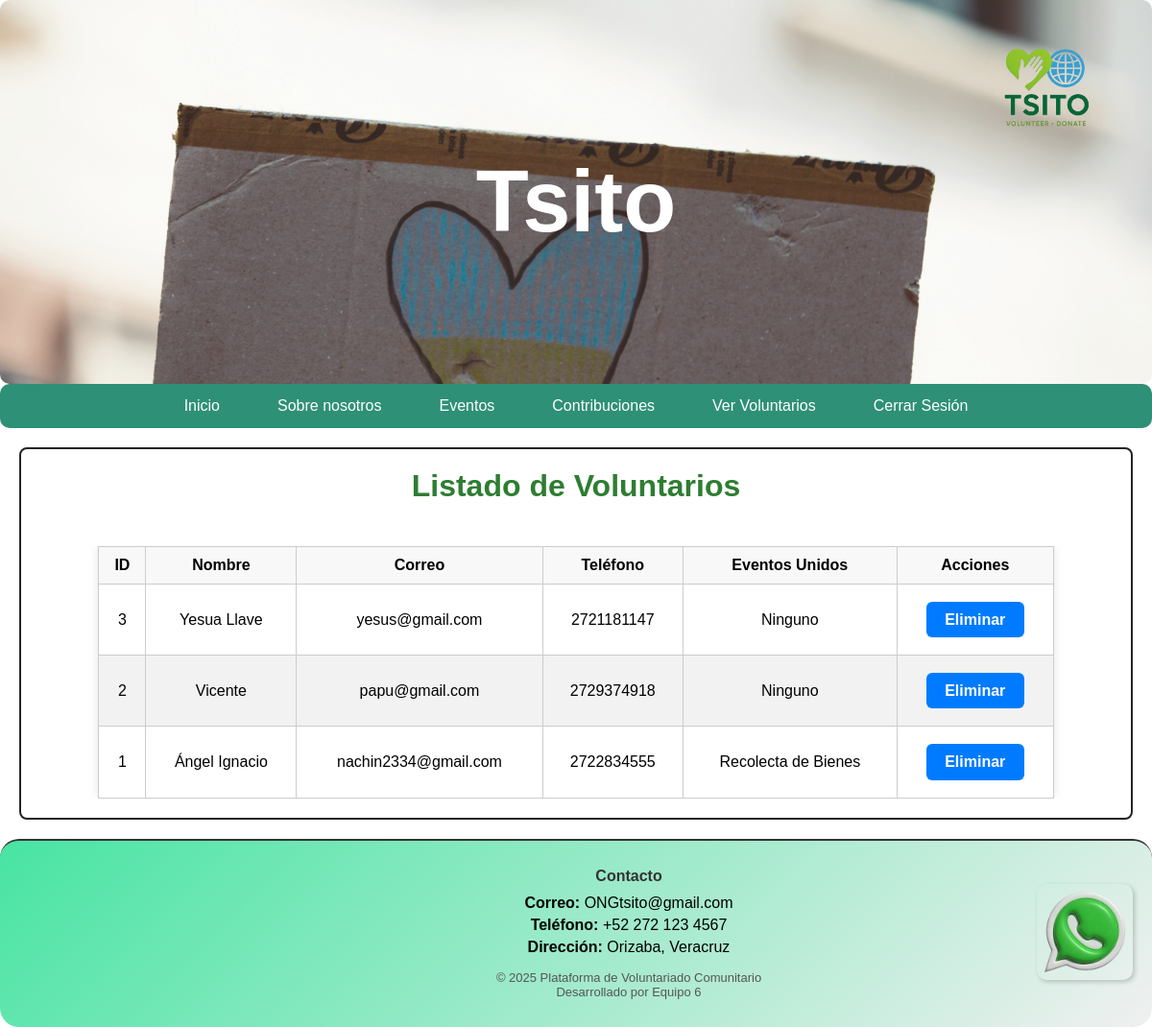
The page /voluntarios.php?accion=listar (signed in) on the database its author committed.
### tables this page shows
CREATE TABLE `voluntarios` (
  `id` int(11) NOT NULL,
  `NOMBRE` varchar(50) NOT NULL,
  `APELLIDOPATERNO` varchar(50) NOT NULL,
  `APELLIDOMATERNO` varchar(50) NOT NULL,
  `CORREO` varchar(100) NOT NULL,
  `SEXO` enum('Masculino','Femenino','Otro') NOT NULL,
  `TELEFONO` varchar(20) DEFAULT NULL,
  `CONTRASEÑA` varchar(100) NOT NULL
);

### Controller/VoluntarioController.php (called while the page is built, shortened)
<?php
require_once("Model/MdlVoluntario.php");
class VoluntarioController {
    public function listar() {
    $voluntarios = Voluntario::obtenerTodos();
    include("view/voluntarios/lista.php");
    }
}

### Model/MdlVoluntario.php (called while the page is built, shortened)
<?php
require_once("AccesoDatos.php");
class Voluntario {
    public static function obtenerTodos() {
    $db = new AccesoDatos();
    $db->conectar();
    $res = $db->ejecutarConsulta("SELECT * FROM voluntarios ORDER BY ID DESC");
    return $res;
    }
}

### Model/AccesoDatos.php (called while the page is built, shortened)
<?php
class AccesoDatos {
    private $oConexion = null;
    public function conectar() {
        $bRet = false;
        try {
            $this->oConexion = new PDO(
                "mysql:host=localhost;dbname=tsito1", "root", "",
                array(PDO::MYSQL_ATTR_INIT_COMMAND => "SET NAMES 'UTF8'")
            );
            $this->oConexion->setAttribute(PDO::ATTR_ERRMODE, PDO::ERRMODE_EXCEPTION);
            $bRet = true;
        } catch (PDOException $e) {
            die("<strong>Error al conectar con la base de datos:</strong><br>" . $e->getMessage());
        }
        return $bRet;
    }
    public function desconectar() {
        if ($this->oConexion != null) {
            $this->oConexion = null;
        }
        return true;
    }
    public function ejecutarConsulta($psConsulta) {
        $arrRS = [];
        $rst = null;
        try {
            $rst = $this->oConexion->query($psConsulta);
        } catch (Exception $e) {
            throw $e;
        }
        if ($rst) {
            $arrRS = $rst->fetchAll(PDO::FETCH_ASSOC);
        }
        return $arrRS;
    }
}
?>

### View/voluntarios/lista.php (the view, shortened to what this page needs)
<?php include("menu.php"); ?>
<div class="contenedor">
    <main class="contenido">
        <h2 style="text-align:center;">Listado de Voluntarios</h2>
        <div class="tabla-responsive">
          <table class="tabla-contribuciones" style="margin: auto;">
              <thead >
                  <tr>
                      <th>ID</th>
                      <th>Nombre</th>
                      <th>Correo</th>
                      <th>Teléfono</th>
                      <th>Eventos Unidos</th>
                      <th>Acciones</th>
                  </tr>
              </thead>
              <tbody>
                  <?php foreach ($voluntarios as $voluntario): ?>
                  <tr>
                      <td><?= htmlspecialchars($voluntario["id"]) ?></td>
                      <td><?= htmlspecialchars($voluntario["NOMBRE"]) ?></td>
                      <td><?= htmlspecialchars($voluntario["CORREO"]) ?></td>
                      <td><?= htmlspecialchars($voluntario["TELEFONO"]) ?></td>
                      <td>
                          <?php if (!empty($voluntario["EVENTOS"])): ?>
                              <?= implode(", <br><br>", array_map("htmlspecialchars", $voluntario["EVENTOS"])) ?>
                          <?php else: ?>
                              Ninguno
                          <?php endif; ?>
                      </td>
                      <td>
                          <a  class="btn-editar" href="voluntarios.php?accion=eliminar&id=<?= urlencode($voluntario["id"]) ?>" class="accion-popup">Eliminar</a>
                      </td>
                  </tr>
                  <?php endforeach; ?>
              </tbody>
          </table>
        </div>
    </main>
</div>

### voluntarios.php (shortened to what this page needs)
<?php
require_once("Controller/VoluntarioController.php");
$accion = $_GET["accion"] ?? "perfil";
$controlador = new VoluntarioController();
if (method_exists($controlador, $accion)) {
    $controlador->$accion();
} else {
    echo "Acción '$accion' no válida.";
}

### menu.php
<nav>
  <a href="index.php">Inicio</a>
  <a href="index.php#about">Sobre nosotros</a>
  <a href="eventos.php">Eventos</a>
  <a href="contribuciones.php">Contribuciones</a>
  <?php if (isset($_SESSION["loggedin"]) && $_SESSION["loggedin"] === true): ?>
    <?php if (!empty($_SESSION["esAdmin"])): ?>
      <a href="voluntarios.php?accion=listar">Ver Voluntarios</a>
    <?php else: ?>
      <a href="voluntarios.php?accion=perfil">Mi Perfil</a>
      <a href="eventos.php?accion=misEventos">Mis Eventos</a>
    <?php endif; ?>
    <a href="logout.php">Cerrar Sesión</a>
  <?php else: ?>
    <a href="login.php">Iniciar sesión/ Registrarse</a>
  <?php endif; ?>
</nav>

### CSS/formulario.css (style rules this page uses)
.btn-editar, .btn-crearEvento { display: block; margin: 0.5rem auto; padding: 0.6rem 1.2rem; background-color: #4caf50; color: #fff; border-radius: 6px; text-decoration: none; font-weight: 600; transition: background-color 0.3s ease; text-align: center; width: fit-content; }
.contenedor { display: flex; flex: 1; padding: 20px; gap: 20px; align-items: flex-start; flex-wrap: wrap; }
.contenido { background-color: rgb(255, 255, 255); padding: 20px 25px; border-radius: 8px; border: 2px solid #252424; width: 300px; flex: none; margin: 0 auto; }
.contenido h2 { color: #2e7d32; font-size: 2rem; text-align: center; margin-bottom: 1.5rem; }

### CSS/style.css (style rules this page uses)
.tabla-contribuciones { width: 90%; margin: 0 auto; border-collapse: collapse; box-shadow: 0 0 10px rgba(0,0,0,0.1); font-family: Arial, sans-serif; }
.tabla-contribuciones th, .tabla-contribuciones td { padding: 10px; border: 1px solid #ccc; text-align: center; }
.tabla-contribuciones th { background-color: #f8f8f8; font-weight: bold; }
.tabla-contribuciones tr:nth-child(even) { background-color: #f2f2f2; }
.btn-editar { background-color: #007bff; }
.tabla-responsive { overflow-x: auto; }
* { margin: 0; padding: 0; box-sizing: border-box; }
body { font-family: Arial, sans-serif; min-height: 100vh; display: flex; flex-direction: column; }
.header-con-slider { position: relative; height: 400px; width: 100%; overflow: hidden; border-radius: 10px; }
.slider { position: relative; width: 100%; height: 100%; overflow: hidden; opacity: 0.9; }
.slide { width: 100%; height: 100%; object-fit: cover; position: absolute; top: 0; left: 0; opacity: 0; transition: opacity 1s ease-in-out; }
.slide.active { opacity: 1; z-index: 1; }
.header-content { position: absolute !important; top: 10px; left: 0; z-index: 999; width: 100%; height: 100%; display: flex; flex-direction: row; justify-content: center; align-items: center; color: white; background: rgba(0, 0, 0, 0); }
.logo { height: 80px; margin-right: 15px; position: absolute; top: 20px; right: 30px; width: 130px; height: auto; z-index: 20; }
.titulo { font-size: 90px; font-weight: bold; }
nav { background-color: #2e9076; overflow: hidden; display: flex; justify-content: center; flex-wrap: wrap; border-radius: 10px; }
nav a { color: white; padding: 14px 30px; text-decoration: none; text-align: center; }
.contenedor > main { flex-grow: 1; min-width: 300px; }
main { flex: 1; display: flex; flex-direction: column; gap: 20px; }
.custom-footer { position: relative; background:linear-gradient(135deg,rgb(72, 228, 163), #f0f0f0); padding: 20px; border-top: 2px solid #333; border-radius: 20px; display: flex; justify-content: space-between; align-items: center; flex-wrap: wrap; gap: 20px; }
.footer-chat img { width: 100px; border-radius: 10px; box-shadow: 2px 2px 5px rgba(0, 0, 0, 0.2); }
.footer-contact { flex: 1; text-align: center; min-width: 150px; margin-left: -90px; }
.footer-contact h4 { margin-bottom: 10px; color: #333; }
.footer-contact ul { list-style: none; padding: 0; text-align: center; margin: 0 auto; max-width: 300px; }
.footer-contact li { margin-bottom: 5px; }
.copy { margin-top: 15px; font-size: 13px; color: #555; }
.contenedor { display: flex; flex: 1; padding: 20px; gap: 20px; align-items: flex-start; flex-wrap: wrap; }
.contenido { background-color: rgb(255, 255, 255); padding: 20px 25px; border-radius: 8px; border: 2px solid #252424; width: 300px; flex: none; margin: 0 auto; }
.contenido h2 { color: #2e7d32; font-size: 2rem; text-align: center; margin-bottom: 1.5rem; }

### rows shown on the page
voluntarios: id "3", NOMBRE "Yesua Llave", CORREO "yesus@gmail.com", TELEFONO "2721181147", shows "Ninguno"
voluntarios: id "2", NOMBRE "Vicente", CORREO "papu@gmail.com", TELEFONO "2729374918", shows "Ninguno"
voluntarios: id "1", NOMBRE "Ángel Ignacio", CORREO "nachin2334@gmail.com", TELEFONO "2722834555", EVENTOS "Recolecta de Bienes"
